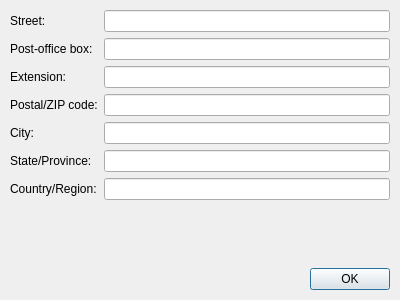
<?xml version="1.0" encoding="UTF-8"?>
<ui version="4.0">
 <class>ContactsEditAddress</class>
 <widget class="QDialog" name="ContactsEditAddress">
  <property name="windowModality">
   <enum>Qt::WindowModal</enum>
  </property>
  <property name="geometry">
   <rect>
    <x>0</x>
    <y>0</y>
    <width>400</width>
    <height>300</height>
   </rect>
  </property>
  <property name="windowTitle">
   <string>Edit contact address...</string>
  </property>
  <property name="windowIcon">
   <iconset resource="resource.qrc">
    <normaloff>:/contacts</normaloff>:/contacts</iconset>
  </property>
  <layout class="QVBoxLayout" name="verticalLayout">
   <property name="spacing">
    <number>6</number>
   </property>
   <property name="margin">
    <number>10</number>
   </property>
   <item>
    <layout class="QFormLayout" name="formLayout">
     <item row="0" column="0">
      <widget class="QLabel" name="street_label">
       <property name="text">
        <string notr="true">Street:</string>
       </property>
       <property name="buddy">
        <cstring>street</cstring>
       </property>
      </widget>
     </item>
     <item row="0" column="1">
      <widget class="QLineEdit" name="street"/>
     </item>
     <item row="1" column="0">
      <widget class="QLabel" name="po_box_label">
       <property name="text">
        <string notr="true">Post-office box:</string>
       </property>
       <property name="buddy">
        <cstring>po_box</cstring>
       </property>
      </widget>
     </item>
     <item row="1" column="1">
      <widget class="QLineEdit" name="po_box"/>
     </item>
     <item row="2" column="1">
      <widget class="QLineEdit" name="extension"/>
     </item>
     <item row="3" column="0">
      <widget class="QLabel" name="zip_code_label">
       <property name="text">
        <string notr="true">Postal/ZIP code:</string>
       </property>
       <property name="buddy">
        <cstring>zip_code</cstring>
       </property>
      </widget>
     </item>
     <item row="3" column="1">
      <widget class="QLineEdit" name="zip_code"/>
     </item>
     <item row="2" column="0">
      <widget class="QLabel" name="extension_label">
       <property name="text">
        <string notr="true">Extension:</string>
       </property>
       <property name="buddy">
        <cstring>extension</cstring>
       </property>
      </widget>
     </item>
     <item row="4" column="0">
      <widget class="QLabel" name="city_label">
       <property name="text">
        <string notr="true">City:</string>
       </property>
       <property name="buddy">
        <cstring>city</cstring>
       </property>
      </widget>
     </item>
     <item row="5" column="0">
      <widget class="QLabel" name="state_label">
       <property name="text">
        <string notr="true">State/Province:</string>
       </property>
       <property name="buddy">
        <cstring>state</cstring>
       </property>
      </widget>
     </item>
     <item row="6" column="0">
      <widget class="QLabel" name="country_label">
       <property name="text">
        <string notr="true">Country/Region:</string>
       </property>
       <property name="buddy">
        <cstring>country</cstring>
       </property>
      </widget>
     </item>
     <item row="4" column="1">
      <widget class="QLineEdit" name="city"/>
     </item>
     <item row="5" column="1">
      <widget class="QLineEdit" name="state"/>
     </item>
     <item row="6" column="1">
      <widget class="QLineEdit" name="country"/>
     </item>
    </layout>
   </item>
   <item>
    <widget class="QDialogButtonBox" name="buttonBox">
     <property name="orientation">
      <enum>Qt::Horizontal</enum>
     </property>
     <property name="standardButtons">
      <set>QDialogButtonBox::Ok</set>
     </property>
    </widget>
   </item>
  </layout>
 </widget>
 <resources>
  <include location="resource.qrc"/>
 </resources>
 <connections>
  <connection>
   <sender>buttonBox</sender>
   <signal>accepted()</signal>
   <receiver>ContactsEditAddress</receiver>
   <slot>accept()</slot>
   <hints>
    <hint type="sourcelabel">
     <x>258</x>
     <y>289</y>
    </hint>
    <hint type="destinationlabel">
     <x>157</x>
     <y>274</y>
    </hint>
   </hints>
  </connection>
  <connection>
   <sender>buttonBox</sender>
   <signal>rejected()</signal>
   <receiver>ContactsEditAddress</receiver>
   <slot>reject()</slot>
   <hints>
    <hint type="sourcelabel">
     <x>326</x>
     <y>289</y>
    </hint>
    <hint type="destinationlabel">
     <x>286</x>
     <y>274</y>
    </hint>
   </hints>
  </connection>
 </connections>
</ui>
